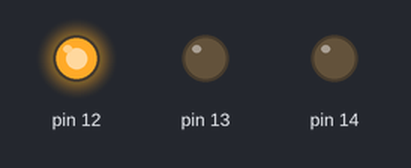
Bench run of a sketch on a simulated Arduino Uno, built with avr-gcc and run on an emulated ATmega328P. Shown: output pins drawn as LEDs (lit = HIGH).

Above: at 0.5 s.
At 1.5 s:
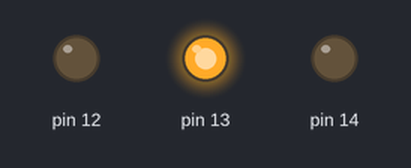
At 5.5 s:
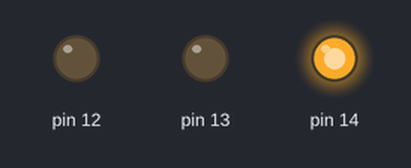
Timing chart, 0 to 6.9 s (numbered marks = the images above):
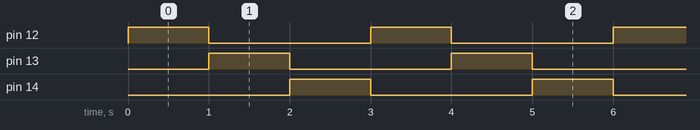

Measured:
- by itself, pin 12–14: alternates HIGH for 1.0 s and LOW for 2.0 s
- by itself, everything shown: repeats every 3.0 s, in 4 steps

The sketch:

sketch_feb12d.ino
```cpp
void setup() {
  int led;

  for (led=12;led<=14;led++){
    pinMode(led,OUTPUT);
  }
}

void loop() {
int led;

for (led=12;led<=14;led++){
  digitalWrite(led,HIGH);
  delay(1000);
  digitalWrite(led,LOW);
}

}
```
